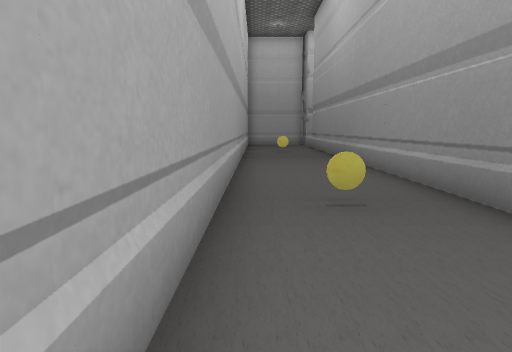
view 1 (above)

18 first-person views from a walk through a Unity game level. The camera is 1.3 m above the floor, tilts 8° down and sees 75° across. The floor is counted in squares, 1.33 m on a side. Each view is taken from the middle of a square. On the plan, view 1 faces up. The plan holds only what a view shows up to about 12 squares ahead; the rest is blank. The place goes on beyond the plan. The player is left out. Some animated figures are not drawn. Some surface patterns are stand-ins.

view 2
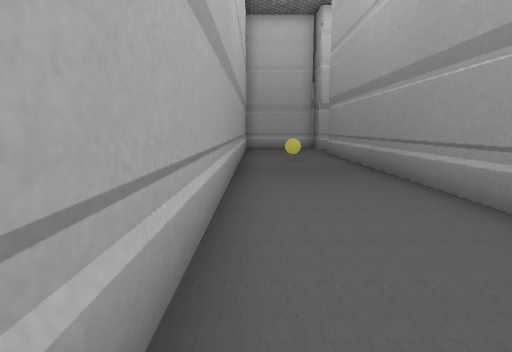

view 3
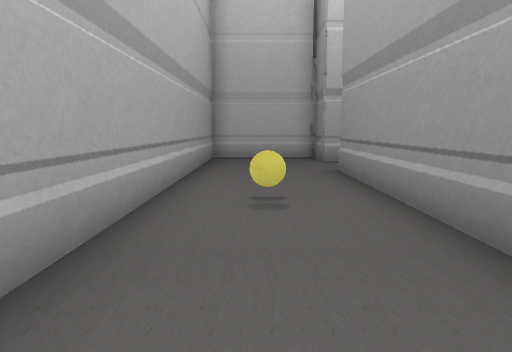

view 4
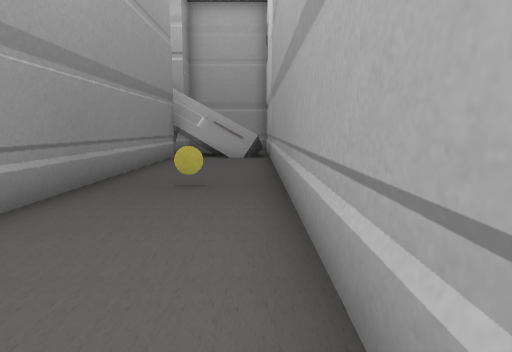

view 5
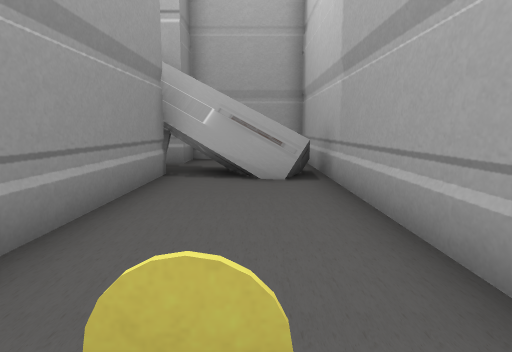

view 6
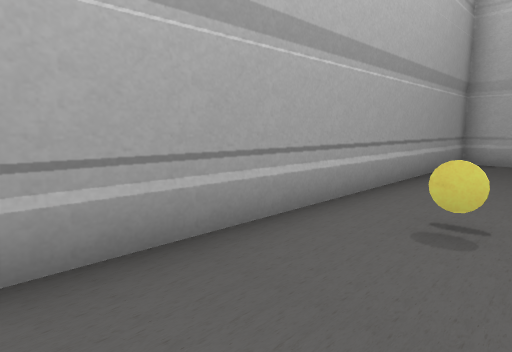

view 7
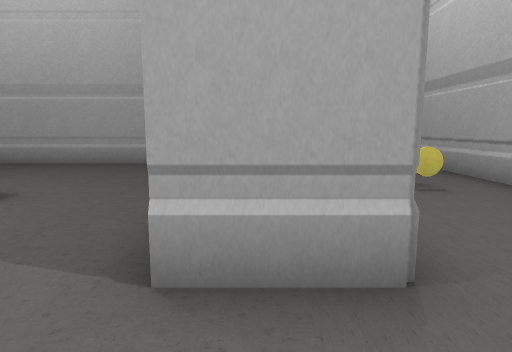

view 8
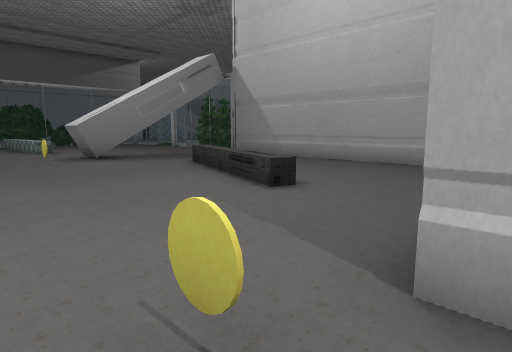

view 9
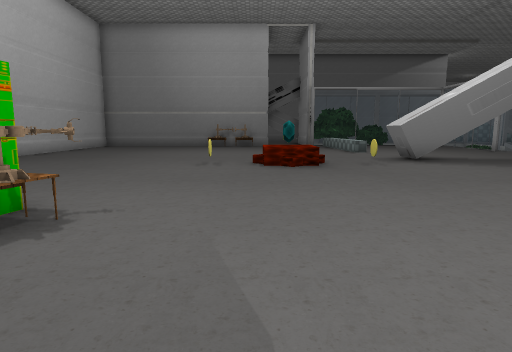

view 10
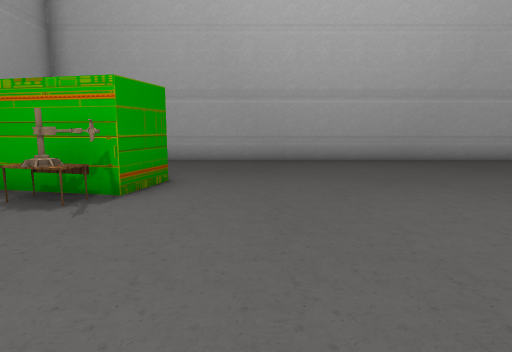

view 11
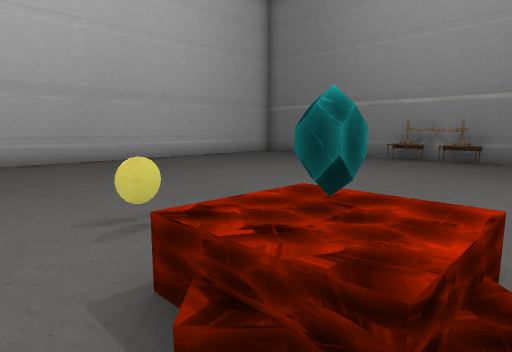

view 12
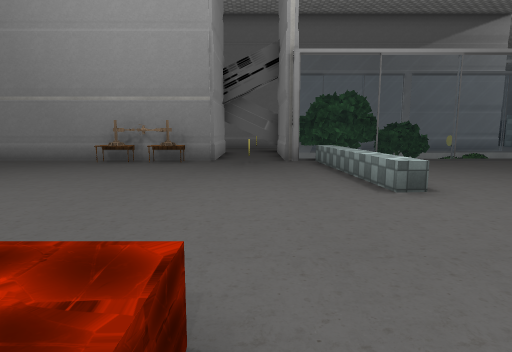

view 13
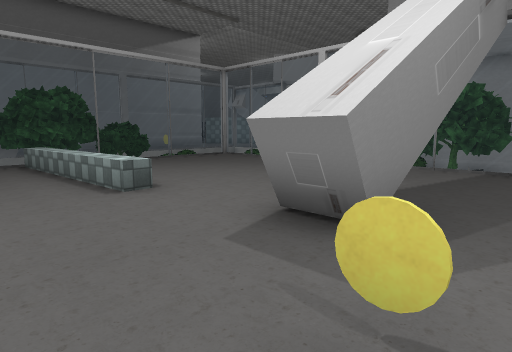

view 14
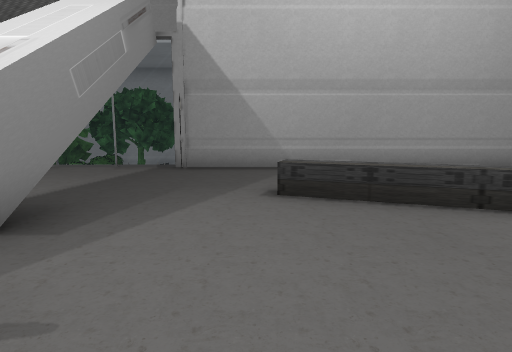

view 15
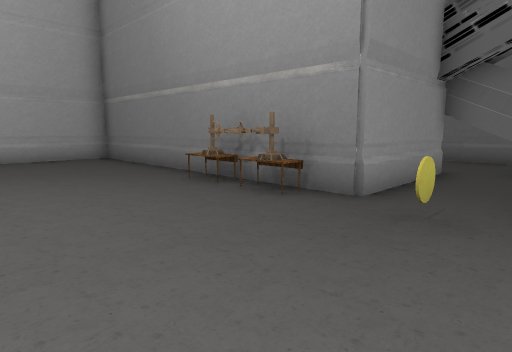

view 16
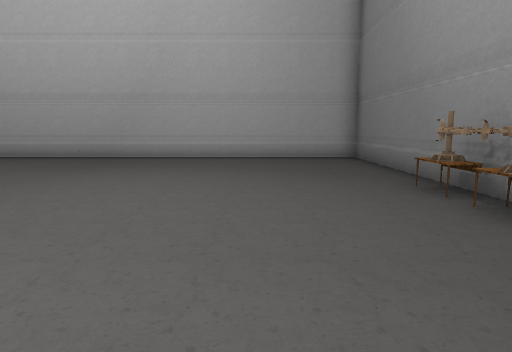

view 17
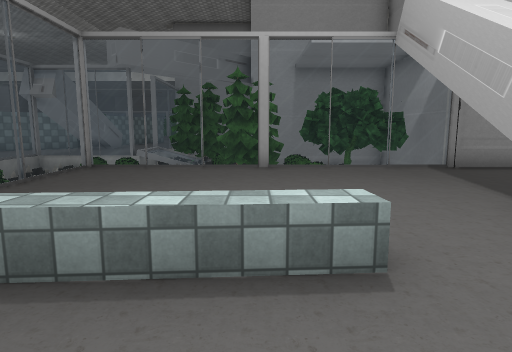

view 18
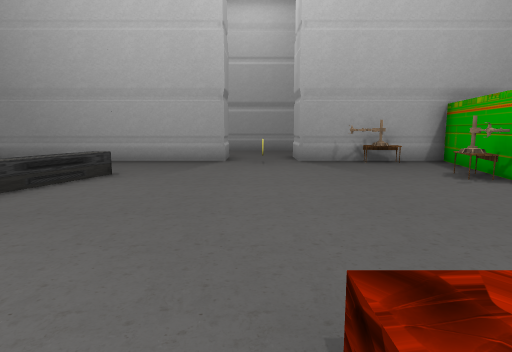

### Floor plan
Points are (right, up) in squares from view 1. A wall is a line through its corners. A room is listed if a view was taken in it or the views show most of it. See-through windows are left out.
Room 1 (views 1, 2, 3, 4, 5, 6)
walls: (3, 20.3) (3, 21.7) (-0.5, 21.7) (-0.5, -2.9); (-0.1, -1.7) (3, -2.2) (3, 18)
low walls: (-0.1, -2.5) (0.2, -1.5) (1.7, -1.8)
ways out: opening at (3.5, 19.5) to room 2
objects: other object (1, 4); other object (1, 15)
Room 2 (views 7, 8, 9, 10, 11, 12, 13, 14, 15, 16, 17, 18)
walls: (15.4, 16.6) (16.7, 16.7); (15.4, 16.4) (16.6, 16.4); (16.6, 14.6) (16.6, 13.8); (15.4, 13.8) (15.4, 16); (24.5, 17.6) (24.5, 18) (26.1, 18); (28.1, 19) (28.1, 20.3) (24.5, 20.3) (24.5, 29.7) (8.1, 29.7); (9.3, 25.4) (9, 23.9) (4.6, 24.8) (4.6, 23.4); (15.8, 5.4) (17.4, 5.4); (6.4, 10.4) (14.9, 10.4) (14.9, 7); (4.6, 21.5) (4.6, 20.3) (3, 20.3); (3, 18) (4.6, 18) (4.6, 11)
low walls: (15.4, 16.3) (16.6, 16.3); (15.4, 16) (16.5, 16); (19.1, 16.3) (19.1, 16.8) (24.3, 17.2); (7.6, 15.4) (7.8, 15.9) (12.8, 14.1); (28.1, 16.6) (28.1, 17.2)
ways out: opening at (3.5, 19.5) to room 1
objects: other object (5, 19); other object (5, 22); other object (5, 23); other object (8, 23) to (9, 24); other object (15, 18); other object (15, 20); other object (15, 22); other object (16, 7) to (18, 9); other object (19, 6) to (20, 7); other object (20, 7) to (21, 8); other object (23, 22); other object (23, 23); other object (24, 19); other object (24, 21) to (24, 22); other object (24, 23); other object (25, 15) to (27, 17); other object (26, 13) to (27, 14); other object (28, 8)

Where each view was taken, in squares from view 1:
view 1: 0 up, 0 right, facing up
view 2: 4 up, 0 right, facing up
view 3: 10 up, 1 right, facing up
view 4: 10 up, 0 right, facing down
view 5: 5 up, 1 right, facing down
view 6: 11 up, 2 right, facing up-left
view 7: 20 up, 4 right, facing down
view 8: 20 up, 4 right, facing down-right
view 9: 21 up, 5 right, facing right
view 10: 19 up, 11 right, facing up
view 11: 19 up, 13 right, facing up-right
view 12: 19 up, 14 right, facing right
view 13: 19 up, 14 right, facing down-right
view 14: 19 up, 13 right, facing down
view 15: 18 up, 20 right, facing up-right
view 16: 18 up, 21 right, facing up
view 17: 19 up, 20 right, facing down
view 18: 19 up, 15 right, facing left
